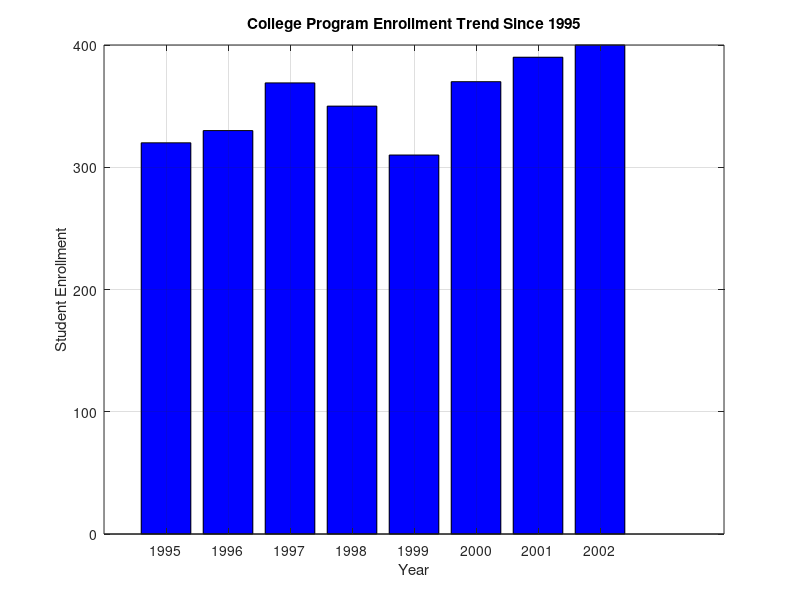

Here is the MATLAB script that generated this plot:
years = [1995, 1996, 1997, 1998, 1999, 2000, 2001, 2002];
enrollment = [320, 330, 369, 350, 310, 370, 390, 400];

% Create a bar graph
figure;
bar(years, enrollment, 'b');
xlabel('Year');
ylabel('Student Enrollment');
title('College Program Enrollment Trend Since 1995');
grid on;
